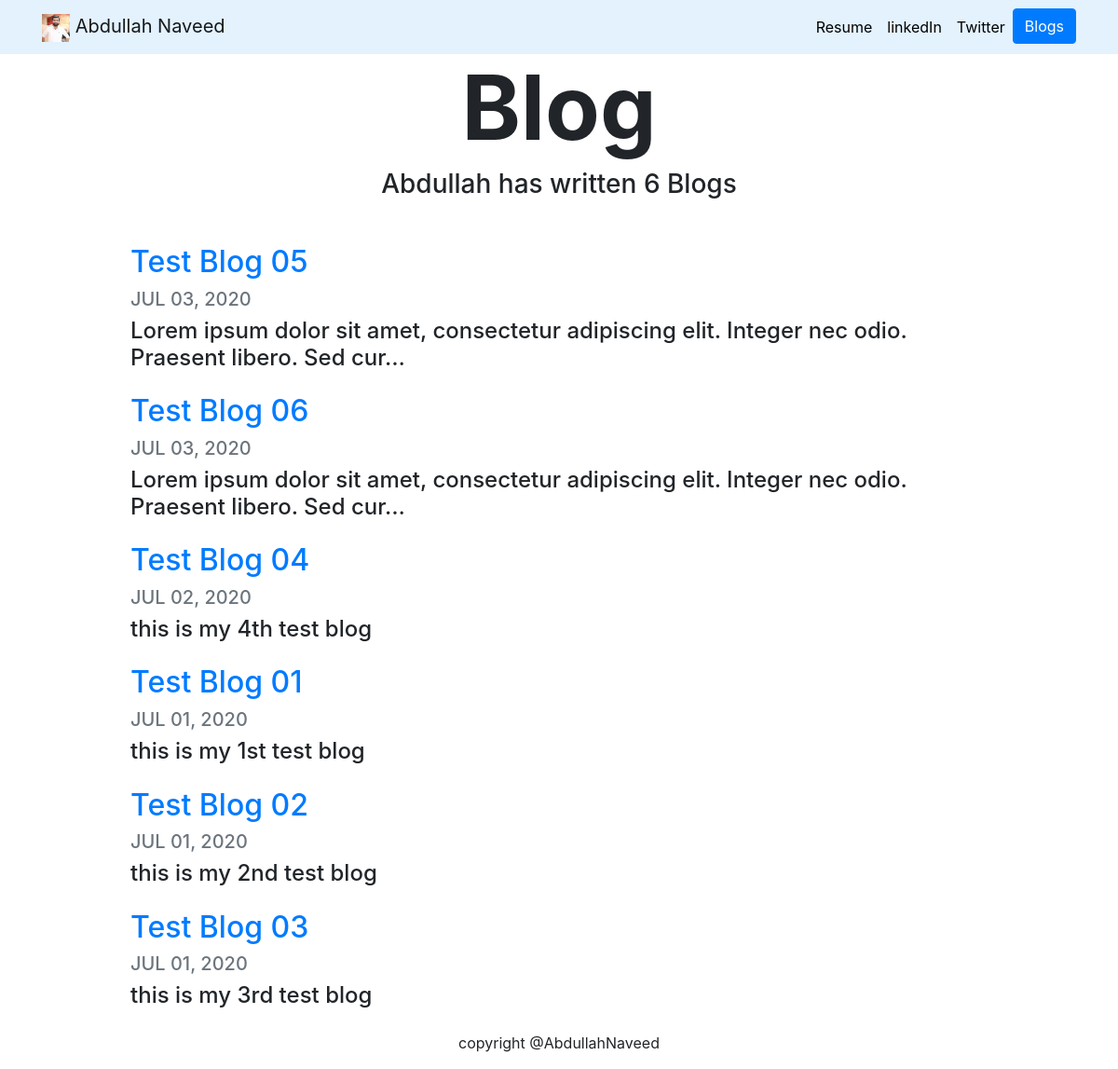
Screenshot of /blog/ with the database file from the repository.
### blog/models.py (models this page shows, shortened)
class Blogs(models.Model):
    blog_title = models.CharField(max_length=200)
    blog_date = models.DateField(auto_now=False)
    blog_description = models.TextField()

### blog/views.py (the view)
# urls.py: path('', views.all_blog , name='all_blog'),
def all_blog(request):
    blogs = Blogs.objects.order_by('-blog_date')
    return render(request, 'blog/all_blog.html', {'blogs':blogs})

### blog/templates/blog/all_blog.html
{% extends 'portfolio/base.html' %}
{% load static %}
{% block data %}
    <h1 id="blogtitle" class="font-weight-bold text-center">Blog</h1>
    <h3 class="text-center mb-5">Abdullah has written {{blogs.count}} Blog{{ blogs.count|pluralize }}</h3>
    {% for blog in blogs %}
        <div class="row justify-content-center mb-3">
            <div class="col-md-10">
                <a href="{% url 'blog:details' blog.id %}">
                    <h2>{{ blog.blog_title }}</h2>
                </a>
                <h5 class="text-muted">{{ blog.blog_date|date:'M d, Y'|upper }}</h5>
                <h4>{{ blog.blog_description|striptags|truncatechars:100 }}</h4>
            </div>
        </div>
    {% endfor %}
{% endblock %}

### portfolio/static/portfolio/custom.css (style rules this page uses)
body { font-family: 'lato' sans-serif; }
#blogtitle { font-size: 6rem; }

### rows the page displays
Blogs: blog_title "Test Blog 05", blog_date "JUL 03, 2020", blog_description "Lorem ipsum dolor sit amet, consectetur adipiscing elit. Integer nec odio. Praesent libero. Sed cur…"
Blogs: blog_title "Test Blog 06", blog_date "JUL 03, 2020", blog_description "Lorem ipsum dolor sit amet, consectetur adipiscing elit. Integer nec odio. Praesent libero. Sed cur…"
Blogs: blog_title "Test Blog 04", blog_date "JUL 02, 2020", blog_description "this is my 4th test blog"
Blogs: blog_title "Test Blog 01", blog_date "JUL 01, 2020", blog_description "this is my 1st test blog"
Blogs: blog_title "Test Blog 02", blog_date "JUL 01, 2020", blog_description "this is my 2nd test blog"
Blogs: blog_title "Test Blog 03", blog_date "JUL 01, 2020", blog_description "this is my 3rd test blog"

### other values shown
{{ blogs.count }} "6"
